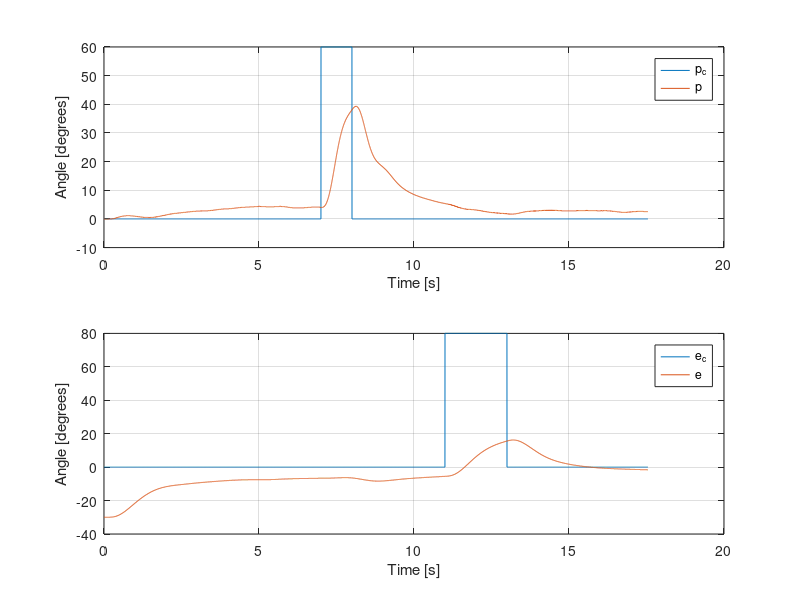

MATLAB code to generate this figure:
%Plotting assingment 1

simout = load('assignment1_reg_test');

fig1 = figure;
subplot(2,1,1);
plot(simout.ans(1,:), simout.ans(2,:)*180/pi)
hold on
plot(simout.ans(1,:), simout.ans(4,:)*180/pi)
hold off
legend('p_c', 'p')
xlabel('Time [s]')
ylabel('Angle [degrees]')
grid

subplot(2,1,2)
plot(simout.ans(1,:), simout.ans(3,:)*180/pi)
hold on
plot(simout.ans(1,:), simout.ans(5,:)*180/pi)
hold off
legend('e_c', 'e')
xlabel('Time [s]')
ylabel('Angle [degrees]')
grid

saveas(fig1,'pitch_elevation_plot_assignment1','epsc')